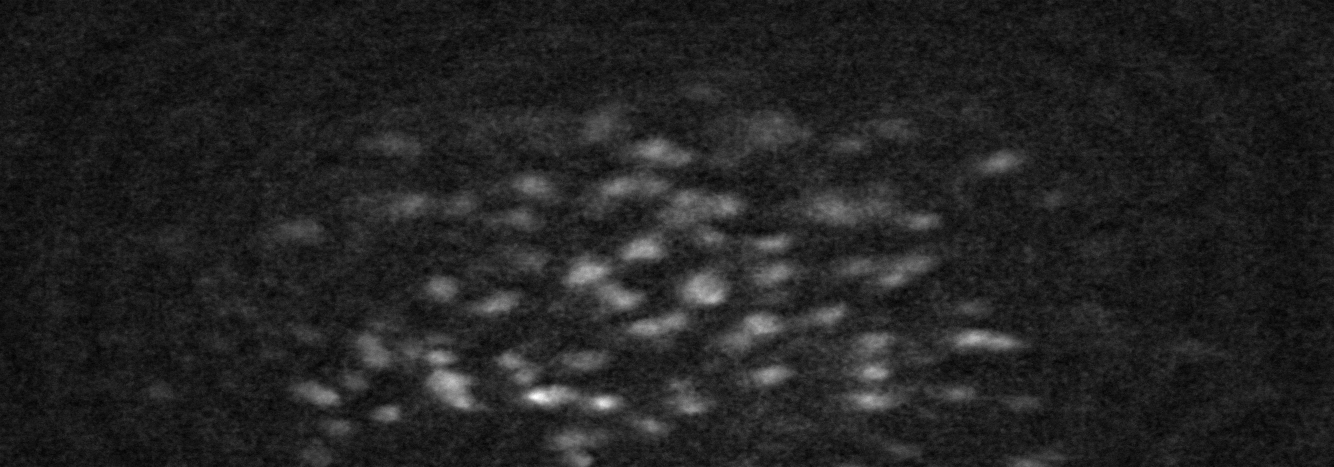
#> input picture data/images_accepted-cells-map.png, 1334 x 467 px
$ python -i imageM.py   (imports and definitions only)   (older library calls are emulated)
#> lines starting #> are read from the running program, lines starting #| are printed output that depends on the picture; after the words box and inside, x2 and y2 are one past the last pixel; in counts of white or black regions, pixels touching at a corner belong together
from PIL import Image, ImageColor, ImageOps
import matplotlib.pyplot as plt
from skimage import filters
from skimage import exposure
from skimage.exposure import histogram
from scipy import ndimage
import numpy as np
import cv2
import sys

#Remove potential background for recursive function
def rmBG(data):
    for x, row in enumerate(data):
        if row.all() == True:
            for y, element in enumerate(row):
                data[x][y] = False
    return data

#Recursive helper function to get cell, gathers all pixel locations where cells are found
#This algorithm will have decreased functionality on noisy data and only give rough estimates
#Works well on well preprocessed data
def helper(data, x, y, xSize, ySize, xMin, yMin, xMax, yMax):
    if x >= len(data) or y >= len(data[x]) or x < 0 or y < 0:
        return []
    #Define max size of cell if data is messy and noisy
    if data[x][y] == False:# or np.power(xSize - (xMax+xMin)/2, 2) + np.power(ySize - (yMax+yMin)/2, 2) > 600:
        return []
    data[x][y] = False
    obj = []
    obj.append((x,y))
    version = np.random.randint(9)
    if version == 0:
        obj.extend(helper(data, x+1, y, xSize+1, ySize, xMin, yMin, max(xMax, xSize+1), yMax)) #a
        obj.extend(helper(data, x-1, y, xSize-1 , ySize, min(xMin, xSize-1), yMin, xMax, yMax)) #b
        obj.extend(helper(data, x, y+1, xSize, ySize-1, xMin, min(yMin, ySize-1), xMax, yMax)) #c
        obj.extend(helper(data, x, y-1, xSize, ySize+1, xMin, yMin, xMax, max(yMax, ySize+1))) #d
    elif version == 1:
        obj.extend(helper(data, x-1, y, xSize-1 , ySize, min(xMin, xSize-1), yMin, xMax, yMax)) #b
        obj.extend(helper(data, x+1, y, xSize+1, ySize, xMin, yMin, max(xMax, xSize+1), yMax)) #a
        obj.extend(helper(data, x, y+1, xSize, ySize-1, xMin, min(yMin, ySize-1), xMax, yMax)) #c
        obj.extend(helper(data, x, y-1, xSize, ySize+1, xMin, yMin, xMax,max(yMax, ySize+1))) #d
    elif version == 2:
        obj.extend(helper(data, x-1, y, xSize-1 , ySize, min(xMin, xSize-1), yMin, xMax, yMax)) #b
        obj.extend(helper(data, x, y+1, xSize, ySize-1, xMin, min(yMin, ySize-1), xMax, yMax)) #c
        obj.extend(helper(data, x+1, y, xSize+1, ySize, xMin, yMin, max(xMax, xSize+1), yMax)) #a
        obj.extend(helper(data, x, y-1, xSize, ySize+1, xMin, yMin, xMax, max(yMax, ySize+1))) #d
    elif version == 3:
        obj.extend(helper(data, x-1, y, xSize-1 , ySize, min(xMin, xSize-1), yMin, xMax, yMax)) #b
        obj.extend(helper(data, x, y+1, xSize, ySize-1, xMin, min(yMin, ySize-1), xMax, yMax)) #c
        obj.extend(helper(data, x, y-1, xSize, ySize+1, xMin, yMin, xMax,  max(yMax, ySize+1))) #d
        obj.extend(helper(data, x+1, y, xSize+1, ySize, xMin, yMin, max(xMax, xSize+1), yMax)) #a
    elif version == 4:
        obj.extend(helper(data, x+1, y, xSize+1, ySize, xMin, yMin, max(xMax, xSize+1), yMax)) #a
        obj.extend(helper(data, x, y+1, xSize, ySize-1, xMin, min(yMin, ySize-1), xMax, yMax)) #c
        obj.extend(helper(data, x-1, y, xSize-1 , ySize, min(xMin, xSize-1), yMin, xMax, yMax)) #b
        obj.extend(helper(data, x, y-1, xSize, ySize+1, xMin, yMin, xMax, max(yMax, ySize+1))) #d
    elif version == 5:
        obj.extend(helper(data, x+1, y, xSize+1, ySize, xMin, yMin, max(xMax, xSize+1), yMax)) #a
        obj.extend(helper(data, x, y+1, xSize, ySize-1, xMin, min(yMin, ySize-1), xMax, yMax)) #c
        obj.extend(helper(data, x, y-1, xSize, ySize+1, xMin, yMin, xMax, max(yMax, ySize+1))) #d
        obj.extend(helper(data, x-1, y, xSize-1 , ySize, min(xMin, xSize-1), yMin, xMax, yMax)) #b
    elif version == 6:
        obj.extend(helper(data, x+1, y, xSize+1, ySize, xMin, yMin, max(xMax, xSize+1), yMax)) #a
        obj.extend(helper(data, x-1, y, xSize-1 , ySize, min(xMin, xSize-1), yMin, xMax, yMax)) #b
        obj.extend(helper(data, x, y-1, xSize, ySize+1, xMin, yMin, xMax, max(yMax, ySize+1))) #d
        obj.extend(helper(data, x, y+1, xSize, ySize-1, xMin, min(yMin, ySize-1), xMax, yMax)) #c
    elif version == 7:
        obj.extend(helper(data, x-1, y, xSize-1 , ySize, min(xMin, xSize-1), yMin, xMax, yMax)) #b
        obj.extend(helper(data, x, y-1, xSize, ySize+1, xMin, yMin, xMax, max(yMax, ySize+1))) #d
        obj.extend(helper(data, x, y+1, xSize, ySize-1, xMin, min(yMin, ySize-1), xMax, yMax)) #c
        obj.extend(helper(data, x+1, y, xSize+1, ySize, xMin, yMin, max(xMax, xSize+1), yMax)) #a
    elif version == 8:
        obj.extend(helper(data, x, y+1, xSize, ySize-1, xMin, min(yMin, ySize-1), xMax, yMax)) #c
        obj.extend(helper(data, x-1, y, xSize-1 , ySize, min(xMin, xSize-1), yMin, xMax, yMax)) #b
        obj.extend(helper(data, x+1, y, xSize+1, ySize, xMin, yMin, max(xMax, xSize+1), yMax)) #a
        obj.extend(helper(data, x, y-1, xSize, ySize+1, xMin, yMin, xMax, max(yMax, ySize+1))) #d
    return obj


###Ignore
# [22 lines left out: functions findMid, makeCell, not called in this run]

#Goes through pixels in image looking for cells and when cell found
#expand recursively from there to get the whole cell while removing it from
#the original image. Sort the cell found for better visual.
def findObjects(data, size):
    objs = []
    for x,row in enumerate(data):
        for y,val in enumerate(row):
            if val == True:
                obj = helper(data, x, y, 0, 0, 0, 0, 0, 0)
                #xMid, yMid = findMid(data, x,y, 0, 0, size)
                #obj = makeCell(x, y, xMid, yMid)
                if len(obj) > size:
                    obj = sorted(obj, key=getKey)
                    objs.append(obj)
    return objs

#Put objects into image array
# [14 lines left out: functions toImageData, toImageDataCell, not called in this run]

def getKey(item):
     return item[0]

#Convert from rbg to grayscale
# [6 lines left out: function rgb2gray, not called in this run]

class imageM:
    def __init__(self, path, maxheight = 1500, maxwidth = 1500):
#> called with path = 'data/images_accepted-cells-map.png', maxheight = 1500, maxwidth = 1500
        image = Image.open(path)
#> image is the input picture: PIL image 1334x467 L; min 0, max 255, mean 35
        image = ImageOps.grayscale(image)
        width, height = image.size
#> width = 1334; height = 467
        scale = min(maxwidth/width, maxheight/height)
#> scale = 1.12
        width *= scale
#> width = 1500
        height *= scale
#> height = 525.1
        image = image.resize((int(width),int(height)), Image.ANTIALIAS)
#> image: PIL image 1500x525 L
        image.show()
        self.data = np.asarray(image)
        self.processed = False
        self.objOrder = [""]
        #["C103", "C117", "C102", "C131", "C003", "C114", "C125", "C022", "C064", "C096", "C077", "C110", "C047", "C106"]#[" C080", " C025", " C041", " C095", " C071", " C046", " C098", " C061", " C022", " C068", " C076", " C074", " C036", " C067", " C037", " C003", " C057", " C015", " C008", " C005", " C053", " C023", " C056", " C051", " C014", " C017", " C028", " C062", " C024", " C031", " C064", " C009", " C063", " C079", " C030", " C059", " C052", " C026", " C020", " C001", " C004", " C007", " C072", " C033", " C123", " C045", " C043", " C018", " C042", " C021", " C029", " C040", " C010", " C027", " C050", " C013", " C038", " C054", " C090"]

    #Gives cells with their spartial information
    def preprocess(self):
        self.processed = True

        #Get threshold to minimize noise
        val = filters.threshold_otsu(self.data)
#> val = 56
        #Increase threshold for better cell outline with trace
        #Note: increasing thresh may not be efficient on raw images
        dataDNoised = self.data > 240#val+90
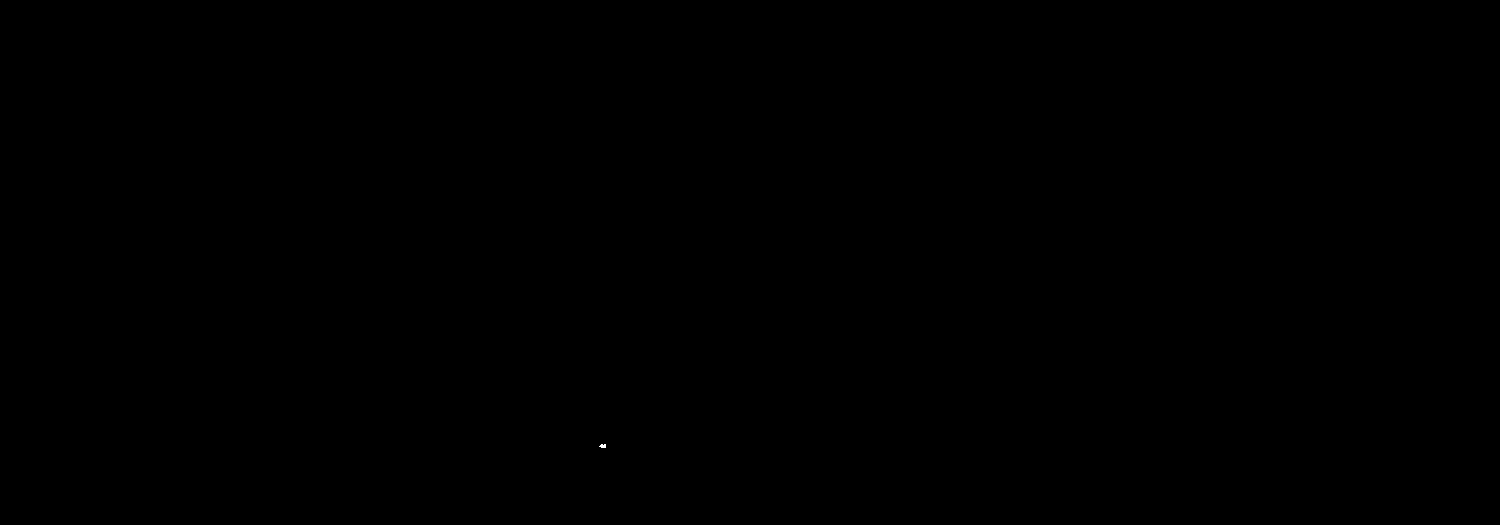
#> dataDNoised: shape (525, 1500) bool; 0% white in thin lines or dots, all inside (x1, y1, x2, y2) = (599, 444, 606, 448)
        DNoised = Image.fromarray(dataDNoised)
        filledCells = ndimage.binary_fill_holes(dataDNoised)
        fillImage = Image.fromarray(filledCells)
        #Print image after some image cleaning
        fillImage.show()
        fill = np.array(filledCells)
        #This just makes sure the background is always get to the same
        fill = rmBG(filledCells)
        self.data = filledCells.copy()
        #Finds cells through recursive algorithm to get spatial information for each cell
        #Takes in preprocessed image and size of which cells below that are ignored in case of noise remaining
        self.obj = findObjects(filledCells, 200)
#> after the loop in findObjects, `for x,row in enumerate(data):`: data: shape (525, 1500) bool; under 0.01% of pixels changed, all inside (x1, y1, x2, y2) = (599, 444, 606, 448)
#> after the loop in findObjects, `for x,row in enumerate(data):`: objs = []
#> self.obj = []

    #Visualize image with data as well as return array version
    # [56 lines left out: functions imageData, displayGroups, not called in this run]

>>> result = imageM('data/images_accepted-cells-map.png').preprocess()
